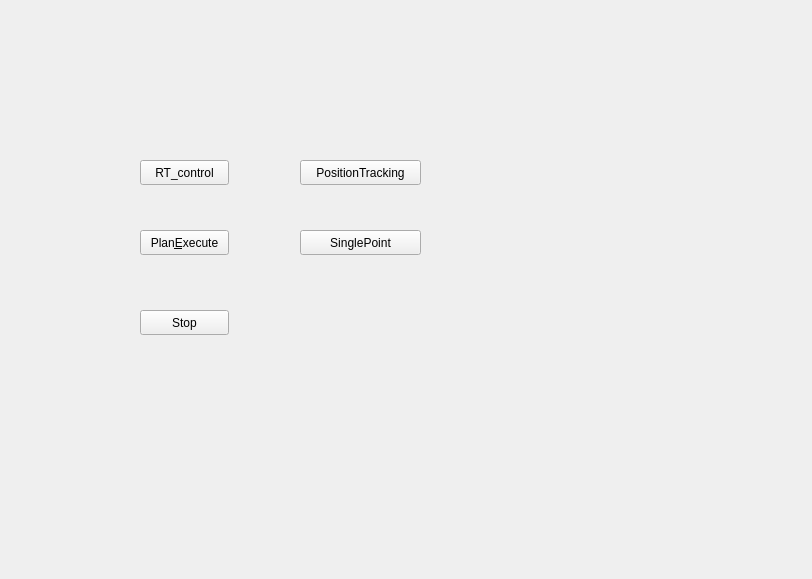
<?xml version="1.0" encoding="UTF-8"?>
<ui version="4.0">
 <class>SurgRobotROS</class>
 <widget class="QWidget" name="SurgRobotROS">
  <property name="geometry">
   <rect>
    <x>0</x>
    <y>0</y>
    <width>812</width>
    <height>579</height>
   </rect>
  </property>
  <property name="windowTitle">
   <string>Form</string>
  </property>
  <widget class="QPushButton" name="RTcontrol">
   <property name="geometry">
    <rect>
     <x>140</x>
     <y>160</y>
     <width>89</width>
     <height>25</height>
    </rect>
   </property>
   <property name="text">
    <string>RT_control</string>
   </property>
  </widget>
  <widget class="QPushButton" name="SCcontrol">
   <property name="geometry">
    <rect>
     <x>140</x>
     <y>230</y>
     <width>89</width>
     <height>25</height>
    </rect>
   </property>
   <property name="text">
    <string>Plan&amp;Execute</string>
   </property>
  </widget>
  <widget class="QPushButton" name="Stop">
   <property name="geometry">
    <rect>
     <x>140</x>
     <y>310</y>
     <width>89</width>
     <height>25</height>
    </rect>
   </property>
   <property name="text">
    <string>Stop</string>
   </property>
  </widget>
  <widget class="QPushButton" name="RTcontrolSP">
   <property name="geometry">
    <rect>
     <x>300</x>
     <y>160</y>
     <width>121</width>
     <height>25</height>
    </rect>
   </property>
   <property name="text">
    <string>PositionTracking</string>
   </property>
  </widget>
  <widget class="QPushButton" name="SCcontrolSP">
   <property name="geometry">
    <rect>
     <x>300</x>
     <y>230</y>
     <width>121</width>
     <height>25</height>
    </rect>
   </property>
   <property name="text">
    <string>SinglePoint</string>
   </property>
  </widget>
 </widget>
 <resources/>
 <connections/>
</ui>
